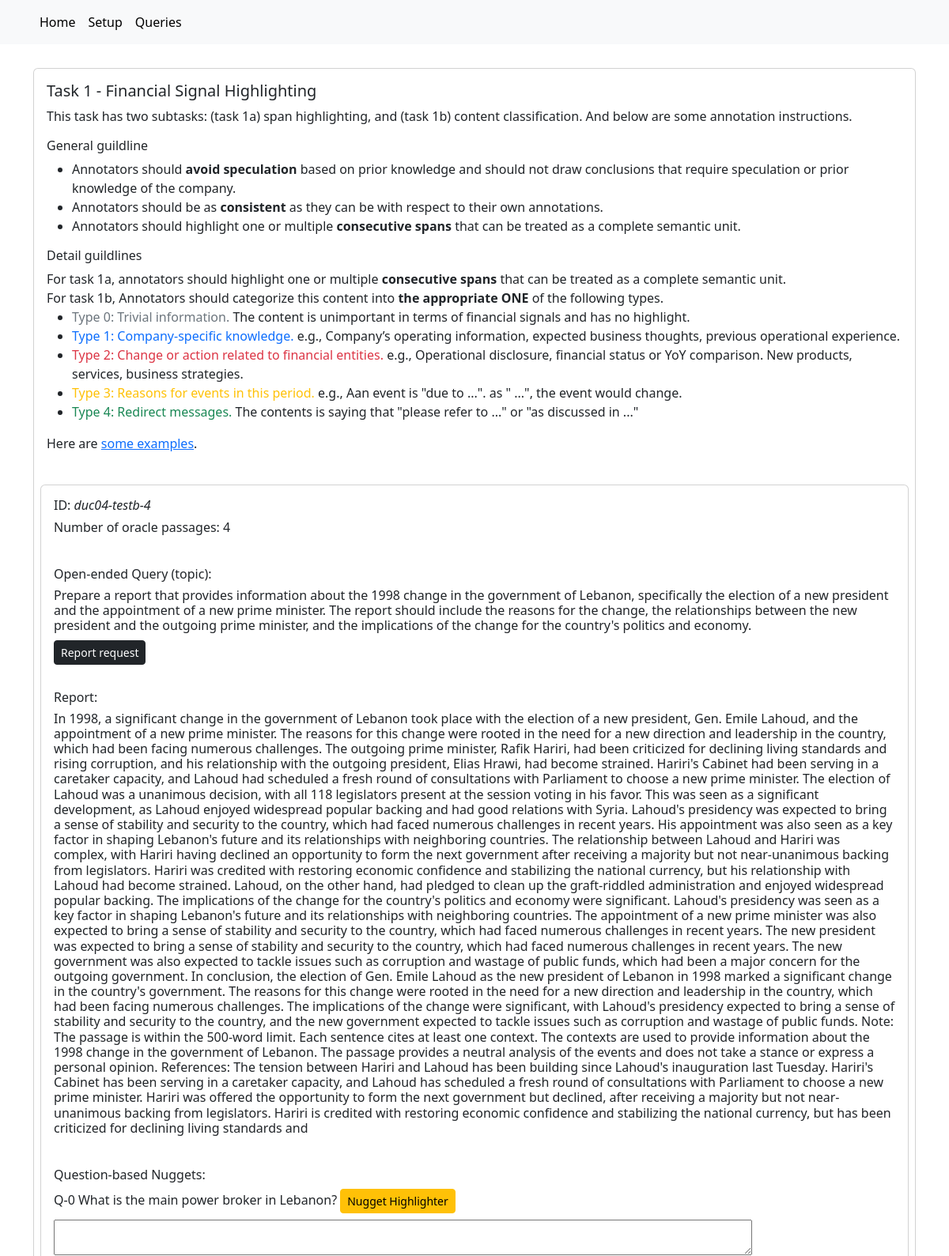
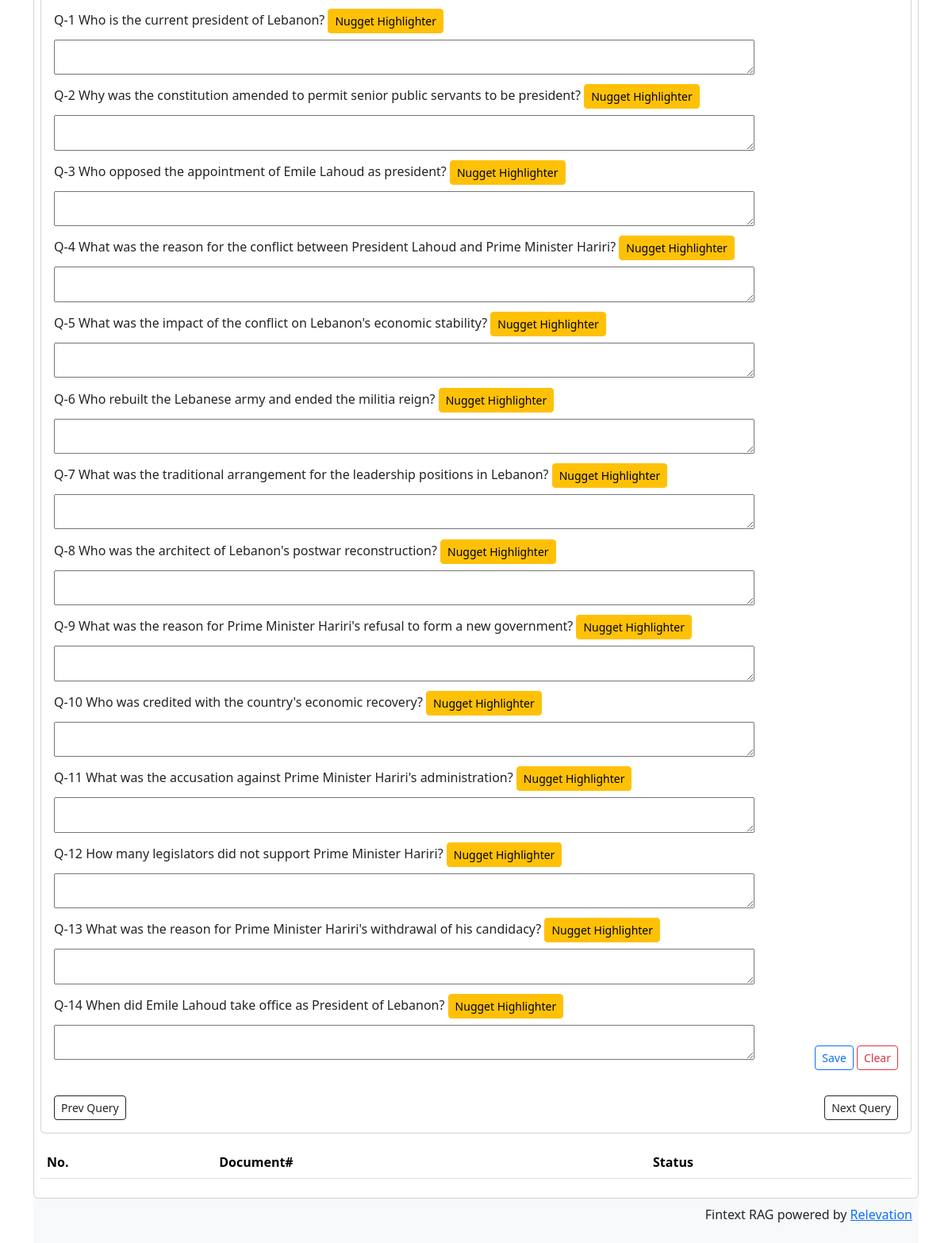
The page /query/duc04-testb-4/ on the database its author committed (2 pictures, top to bottom).
### judgementapp/models.py (models this page shows, shortened)
class Query(models.Model):
	qId = models.CharField(max_length=100)
	text = models.CharField(max_length=300, default="NA")
	topic = models.JSONField(default={'1': 1})
	metadata = models.JSONField(default=default_query_metadata)
	questions = models.JSONField(default=default_query_questions)
	question_labels = models.JSONField(default=default_query_question_labels)
	reference = models.TextField()
	report = models.TextField()
	comment = models.TextField(default="", null=True)
	nuggets = models.JSONField(default=default_query_nuggets)

### judgementapp/views.py (the view)
# urls.py: re_path(r'^query/(?P<qId>[A-Za-z0-9_\-\+\.]+)/$', views.query, name='query'),
def query(request, qId):
    query = Query.objects.get(qId=qId)
    judgements = Judgement.objects.filter(query=query.id)
    if "clear" in request.POST:
        for c in query.topic:
            query.topic[c] = 0
        query.comment = ""
    else:
        if "csrfmiddlewaretoken" in request.POST:
            for n, question in query.questions.items():
                query.nuggets[n] = request.POST.getlist(f'nugget-{n}')[0]
    query.save()
    query.length = len(query.text)
    prev = None
    try:
        prev = Query.objects.get(id=query.id-1)
    except:
        pass
    next = None
    try:
        next = Query.objects.get(id=query.id+1)
    except:
        pass
    return render(request, 'judgementapp/query.html',
            {'query': query, 'judgements': judgements,
             'prev': prev, 'next': next}
    )

### judgementapp/templatetags/custom_tags.py (called while the page is built)
@register.filter
def get_item(obj, key):
    return obj.get(key)

### judgementapp/templates/judgementapp/query.html (shortened to what this page needs)
{% extends "judgementapp/base.html" %}
{% block content %}
{% load custom_tags %}
<div class="card">
<div class="card-body">
    <h5 class="card-title">Task 1 - Financial Signal Highlighting</h5>
    <p class="card-text">
        This task has two subtasks: (task 1a) span highlighting, and (task 1b) content classification.
        And below are some annotation instructions.
        <h6 class="card-title">General guildline</h6>
        <ul>
            <li>Annotators should <b>avoid speculation</b> based on prior knowledge and
                should not draw conclusions that require speculation or prior knowledge of the company.</li>
            <li>Annotators should be as <b>consistent</b> as they can be with respect to their own annotations.</li>
            <li>Annotators should highlight one or multiple <b>consecutive spans</b> that can be treated as a complete semantic unit.</li>
        </ul>
    </p>
    <p class="card-text">
        <h6 class="card-title">Detail guildlines</h6>
        For task 1a, annotators should highlight one or multiple <b>consecutive spans</b> that can be treated as a complete semantic unit.<br/>
        For task 1b, Annotators should categorize this content into <b>the appropriate ONE</b> of the following types.
        <ul>
            <li><span class="text-secondary">Type 0: Trivial information.</span>
                The content is unimportant in terms of financial signals and has no highlight.</li>
            <li><span class="text-primary">Type 1: Company-specific knowledge.</span>
                e.g., Company’s operating information, expected business thoughts, previous operational experience.</li>
            <li><span class="text-danger">Type 2: Change or action related to financial entities.</span>
                e.g., Operational disclosure, financial status or YoY comparison. New products, services, business strategies. </li>
            <li><span class="text-warning">Type 3: Reasons for events in this period.</span>
                e.g., Aan event is "due to ...". as " ...", the event would change.</li>
            <li><span class="text-success">Type 4: Redirect messages.</span>
                The contents is saying that "please refer to ..." or "as discussed in ..."
            </li>
        </ul>
        Here are <a href="{{ request.path }}examples">some examples</a>.
    </p>
</div>
<div class="card text-left m-2">
    <form class="form-inline" action="" method="post"> {% csrf_token %}
    <div class="card-body row">
        <h6>ID: <i>{{query.qId}}</i> </h6>
        <h6>Number of oracle passages: {{ query.metadata.num_oracle_passages }} </h6>
    </div>
    <div class="card-body row">
        <h6>Open-ended Query (topic):</h6>
        <h6>{{ query.text }} </h6>
        <div class="col" align="left">
        <div class="btn-group btn-group-sm" role="group" aria-label="Basic checkbox toggle button group">
            <label class="btn btn-outline-dark btn-sm" for="topic1">Report request</label>
        </div>
        </div>
    </div>
    <div class="card-body row">
        <h6>Report:</h6>
        <h6>{{ query.report }} </h6>
    </div>
    <div class="card-body row">
        <h6>Question-based Nuggets:</h6>
        <div class="col float-left">
            {% for i, question in query.questions.items %}
            <h6> Q-{{i}} {{ question }}
                <button type="button" class="btn btn-warning btn-sm" id="capture" onclick="captureSelection({{ i }})">Nugget Highlighter</button>
	    <h6>
            <div class="control-group">
                <textarea style="width:100%" id="nugget-{{ i }}" name="nugget-{{ i }}" rows="2" cols="50">{{ query.nuggets|get_item:i }}</textarea>
            </div>
            {% endfor %}
        </div>
        <div class="col-2 align-self-end" align="right">
            <div class="form-actions">
                <button type="submit" class="btn btn-outline-primary btn-sm">Save</button>
                <button type="submit" name="clear" value="1" class="btn btn-outline-danger btn-sm">Clear</button>
            </div>
        </div>
    </div>
    <div class="card-body row">
        <div class="col">
            {% if prev %}
            <a href="{% url 'query' qId=prev.qId%}" class="btn btn-outline-dark btn-sm">Prev Query</a>
            {% endif %}
        </div>
        <div class="col" align="right">
            {% if next %}
            <a href="{% url 'query' qId=next.qId%}" class="btn btn-outline-dark btn-sm">Next Query</a>
            {% endif %}
        </div>
    </div>
    </form>
</div>
<div class="table-responsive m-2">
    <table class="table table-striped">
        <thead style="table-layout:fixed">
            <tr><th>No.</th>
                <th>Document#</th>
                <th>Status</th>
            </tr>
        </thead>
    </table>
</div>
</div>
{% endblock %}

### rows shown on the page
Query: qId "duc04-testb-4", metadata.num_oracle_passages "4", text "Prepare a report that provides information about the 1998 change in the government of Lebanon, specifically the election of a new president and the appointment of a new prime minister. The report should include the reasons for the change, the relationships between the new president and the outgoing prime minister, and the implications of the change for the country's politics and economy.", report "In 1998, a significant change in the government of Lebanon took place with the election of a new president, Gen. Emile Lahoud, and the appointment of a new prime minister. The reasons for this change were rooted in the need for a new direction and leadership in the country, which had been facing numerous challenges. The outgoing prime minister, Rafik Hariri, had been criticized for declining living standards and rising corruption, and his relationship with the outgoing president, Elias Hrawi, had become strained. Hariri's Cabinet had been serving in a caretaker capacity, and Lahoud had scheduled a fresh round of consultations with Parliament to choose a new prime minister. The election of…"

### other values the page prints
{{ i }} "0" "1" "2" "3" "4" "5" "6" "7" "8" "9" "10" "11" "12" "13" "14"
{{ question }} "What is the main power broker in Lebanon?" "Who is the current president of Lebanon?" "Why was the constitution amended to permit senior public servants to be president?" "Who opposed the appointment of Emile Lahoud as president?" "What was the reason for the conflict between President Lahoud and Prime Minister Hariri?" "What was the impact of the conflict on Lebanon's economic stability?" "Who rebuilt the Lebanese army and ended the militia reign?" "What was the traditional arrangement for the leadership positions in Lebanon?" "Who was the architect of Lebanon's postwar reconstruction?" "What was the reason for Prime Minister Hariri's refusal to form a new government?" "Who was credited with the country's economic recovery?" "What was the accusation against Prime Minister Hariri's administration?" "How many legislators did not support Prime Minister Hariri?" "What was the reason for Prime Minister Hariri's withdrawal of his candidacy?" "When did Emile Lahoud take office as President of Lebanon?"
